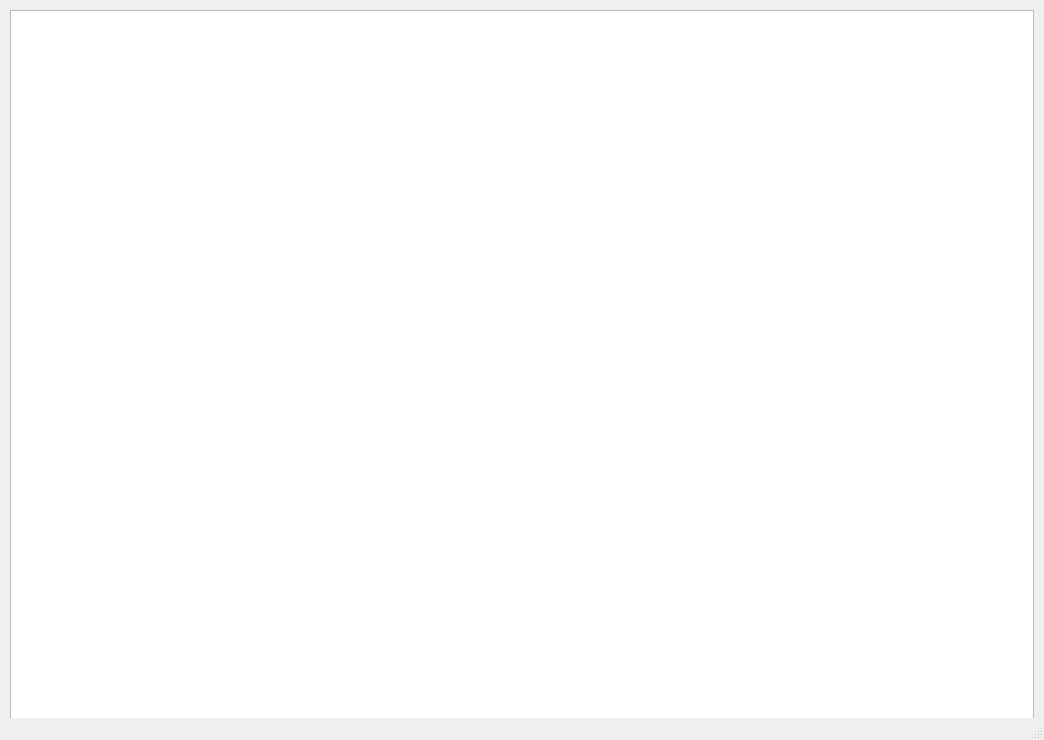
<?xml version="1.0" encoding="UTF-8"?>
<ui version="4.0">
 <class>MainWindow</class>
 <widget class="QMainWindow" name="MainWindow">
  <property name="geometry">
   <rect>
    <x>0</x>
    <y>0</y>
    <width>1044</width>
    <height>740</height>
   </rect>
  </property>
  <property name="windowTitle">
   <string>MainWindow</string>
  </property>
  <widget class="QWidget" name="centralwidget">
   <widget class="QGraphicsView" name="graphicsView">
    <property name="geometry">
     <rect>
      <x>10</x>
      <y>10</y>
      <width>1024</width>
      <height>720</height>
     </rect>
    </property>
   </widget>
  </widget>
  <widget class="QMenuBar" name="menubar">
   <property name="geometry">
    <rect>
     <x>0</x>
     <y>0</y>
     <width>1044</width>
     <height>24</height>
    </rect>
   </property>
  </widget>
  <widget class="QStatusBar" name="statusbar"/>
 </widget>
 <resources/>
 <connections/>
</ui>
